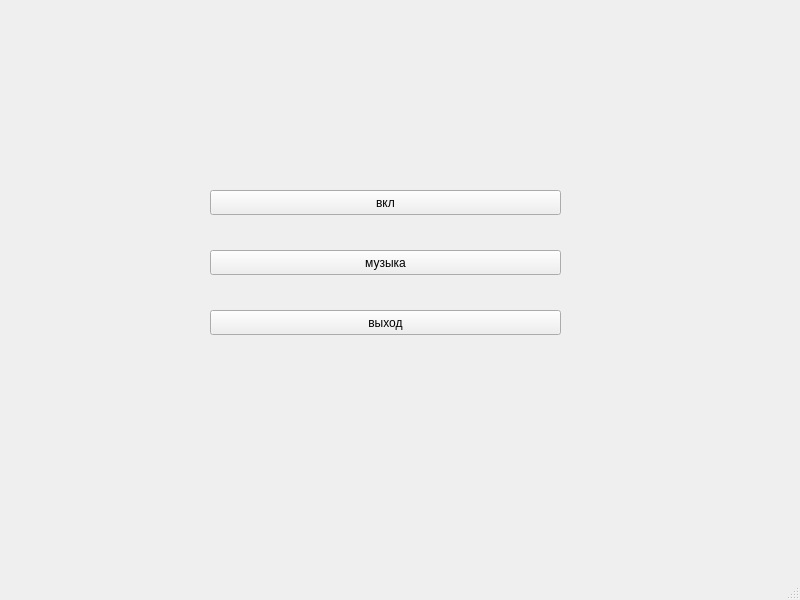
<?xml version="1.0" encoding="UTF-8"?>
<ui version="4.0">
 <class>MainWindow</class>
 <widget class="QMainWindow" name="MainWindow">
  <property name="geometry">
   <rect>
    <x>0</x>
    <y>0</y>
    <width>800</width>
    <height>600</height>
   </rect>
  </property>
  <property name="windowTitle">
   <string>MainWindow</string>
  </property>
  <widget class="QWidget" name="centralwidget">
   <widget class="QPushButton" name="pushButton">
    <property name="geometry">
     <rect>
      <x>210</x>
      <y>310</y>
      <width>351</width>
      <height>25</height>
     </rect>
    </property>
    <property name="text">
     <string>выход</string>
    </property>
   </widget>
   <widget class="QPushButton" name="pushButton_2">
    <property name="geometry">
     <rect>
      <x>210</x>
      <y>250</y>
      <width>351</width>
      <height>25</height>
     </rect>
    </property>
    <property name="text">
     <string>музыка</string>
    </property>
   </widget>
   <widget class="QPushButton" name="pushButton_3">
    <property name="geometry">
     <rect>
      <x>210</x>
      <y>190</y>
      <width>351</width>
      <height>25</height>
     </rect>
    </property>
    <property name="text">
     <string>вкл</string>
    </property>
   </widget>
  </widget>
  <widget class="QMenuBar" name="menubar">
   <property name="geometry">
    <rect>
     <x>0</x>
     <y>0</y>
     <width>800</width>
     <height>22</height>
    </rect>
   </property>
  </widget>
  <widget class="QStatusBar" name="statusbar"/>
 </widget>
 <resources/>
 <connections/>
</ui>
